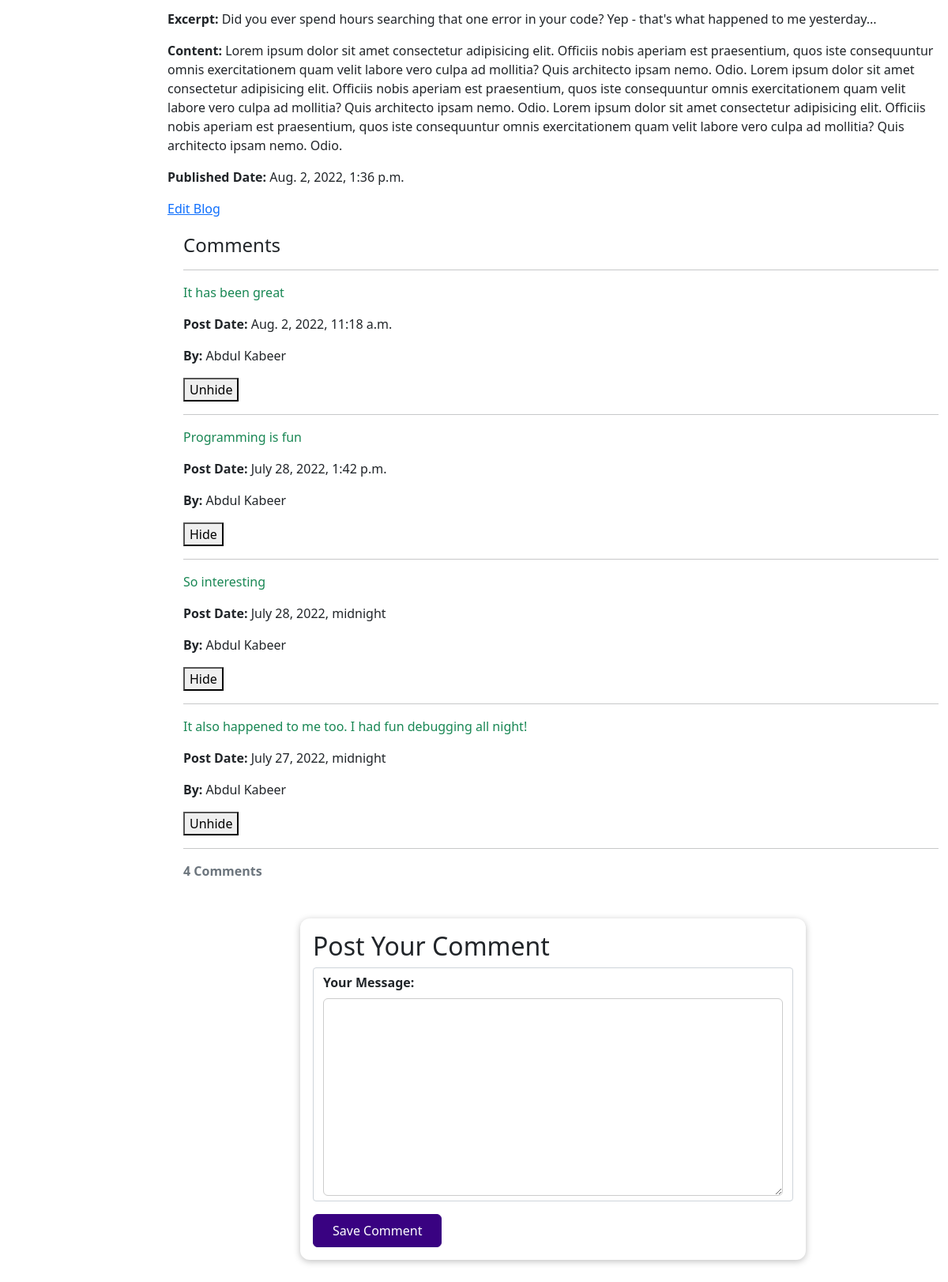
/blog/programming-is-great (signed in, lower part), run on an earlier commit of the app's database.
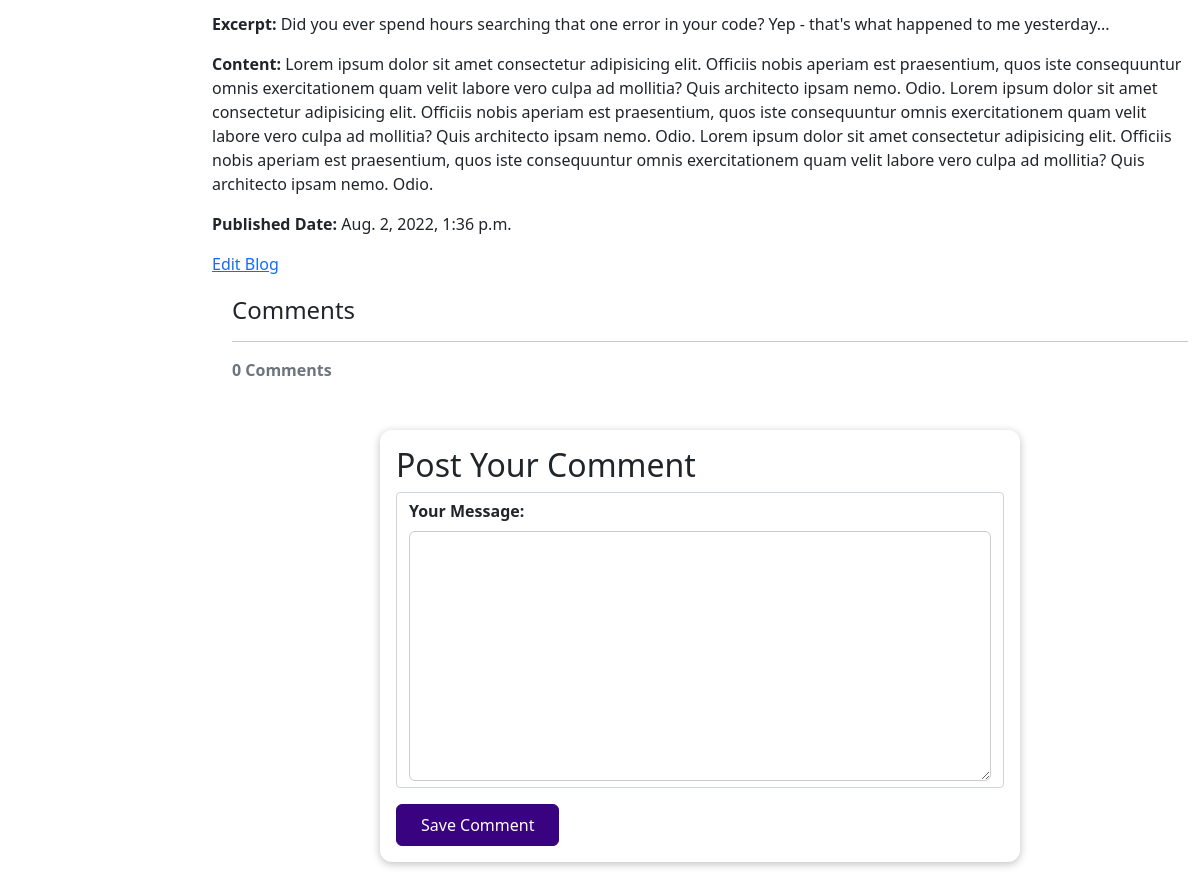
And on a later commit of the database.
### blog/models.py (models this page shows, shortened)
class Comment(models.Model):
    text = models.TextField(max_length=400)
    post_date = models.DateTimeField(auto_now_add=True)
    is_delete = models.BooleanField(default=False)
    comment_owner = models.ForeignKey(User, on_delete=models.SET_NULL, null="True", related_name="comments", editable=False)
    blog = models.ForeignKey(Blog, on_delete=models.CASCADE, related_name="comments", editable=False)
    objects = AllObjects()
    active_comments = ActiveObjects()
    class Meta:
        ordering = ["post_date"]

### blog/views.py (the view)
# urls.py: path('<slug:slug>', views.BlogPostDetailPage.as_view(), name="blog-detail"),
class BlogPostDetailPage(DetailView):
    model = Blog
    def get_context_data(self, **kwargs):
        blog = Blog.objects.get(slug=self.kwargs.get("slug"))
        current_user = self.request.user
        if self.request.user != blog.author:
            comments = Comment.active_comments.filter(blog=blog).order_by("-post_date")
        else:
            comments = Comment.objects.filter(blog=blog).order_by("-post_date")
        context = super(BlogPostDetailPage, self).get_context_data(**kwargs)
        context["comment_form"] = CommentForm()
        context["comments"] = comments
        context["current_user"] = current_user
        return context

### blog/forms.py
class CommentForm(forms.ModelForm):
    class Meta:
        model = Comment
        exclude = ["post_date", "is_delete"]
        labels = {
            "text": "Your Message",
        }

### blog/models.py (called while the page is built)
    def get_queryset(self):
        return super(AllObjects, self).get_queryset()

    def get_absolute_url(self):
        return reverse("blog:blog-detail", args=[str(self.slug)])

### blog/templates/blog/blog_detail.html (shortened to what this page needs)
{% extends "blog/base_generic.html" %}
{% load static %}
{% block styles %}
    <link rel="stylesheet" href="{% static "css/blog_detail.css" %}">
{% endblock %}
{% block content %}
  <p><strong>Excerpt:</strong> {{ blog.excerpt }}</p>
  <p><strong>Content: </strong> {{ blog.content }}</p>
  <p><strong>Published Date:</strong> {{ blog.post_date }}</p>
  {% if blog.author == current_user %}
      <a href="{% url "blog:update-blog" blog.slug %}">Edit Blog</a>
  {% endif %}
  <div style="margin-left:20px;margin-top:20px">
    <h4>Comments</h4>
        <div class="done">
            {% for comment in comments %}
              <hr>
              <p class="text-success">
                {{ comment.text }}
              </p>
              <p><strong>Post Date:</strong> {{ comment.post_date }}</p>
              <p><strong>By:</strong> {{ comment.comment_owner.first_name }}</p>
              {% if comment.blog.author == current_user  %}
                  <form method="post" action="{% url "blog:toggle-comment" blog.slug comment.id %}" class="admin-comment">
                        <button>{% if comment.is_delete %}Unhide{% else %}Hide{% endif %}</button>
                  </form>
              {% endif %}
            {% endfor %}
        </div>
        <hr>
        <p class="text-muted"><strong>{{ comments.count }} Comment{{ comments.count|pluralize }} </strong></p>
  </div>
  <section id="comment-form">
    <h2>Post Your Comment</h2>
    <form id="post-form" action="{{ blog.get_absolute_url }}" method="post">
        {% for form_field in comment_form %}
            <div class="form-control {% if form_field.errors %}invalid{% endif %}">
                {{ form_field.label_tag }}
                {{ form_field }}
            </div>
        {% endfor %}
        <button class="comments_submit">Save Comment</button>
    </form>
  </section>
{% endblock content %}

What changed in the data, as far as the page shows it:
removed Comment: text "It has been great", post_date "Aug. 2, 2022, 11:18 a.m.", comment_owner.first_name "Abdul Kabeer", is_delete "Unhide"
removed Comment: text "Programming is fun", post_date "July 28, 2022, 1:42 p.m.", comment_owner.first_name "Abdul Kabeer", is_delete "Hide"
removed Comment: text "So interesting", post_date "July 28, 2022, midnight", comment_owner.first_name "Abdul Kabeer", is_delete "Hide"
removed Comment: text "It also happened to me too. I had fun debugging all night!", post_date "July 27, 2022, midnight", comment_owner.first_name "Abdul Kabeer", is_delete "Unhide"
Also different on the page:
{{ comments.count }}: "4" → "0"
